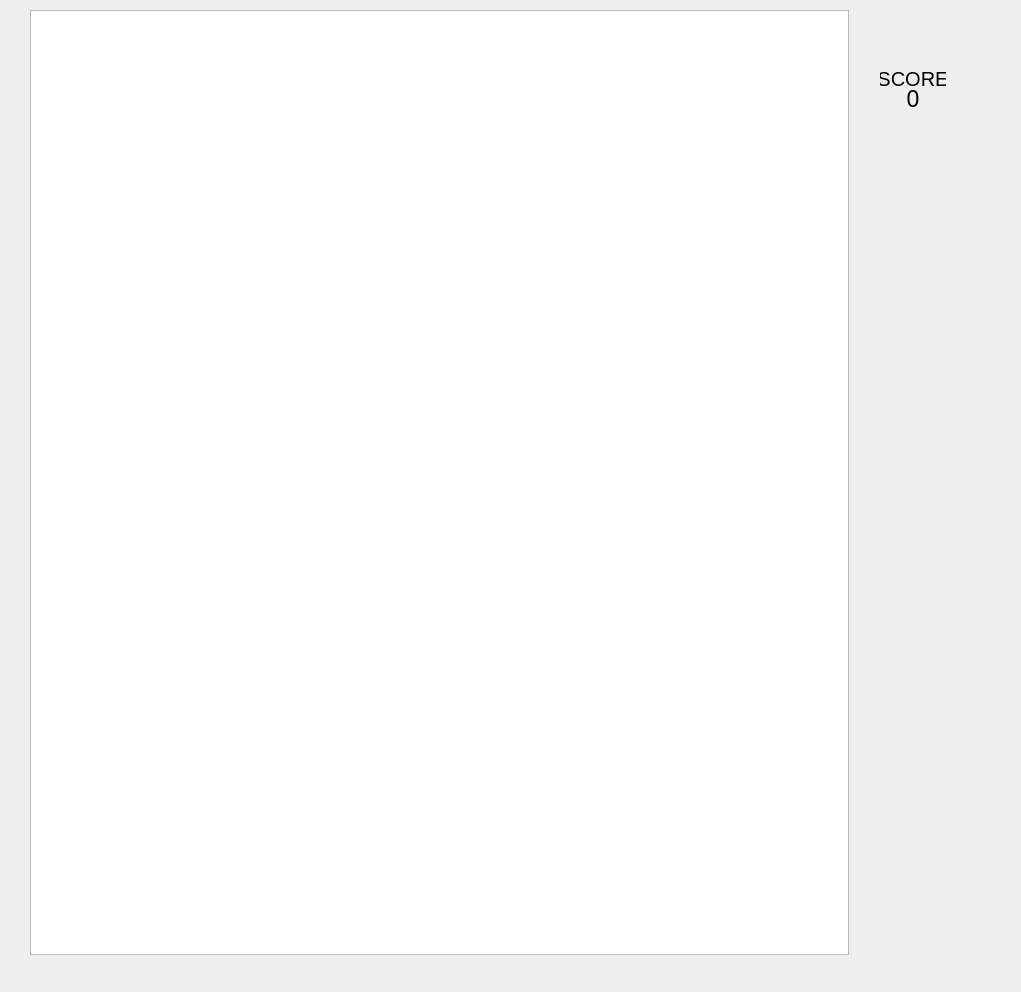
<?xml version="1.0" encoding="UTF-8"?>
<ui version="4.0">
 <class>MainWindow</class>
 <widget class="QMainWindow" name="MainWindow">
  <property name="geometry">
   <rect>
    <x>0</x>
    <y>0</y>
    <width>1021</width>
    <height>992</height>
   </rect>
  </property>
  <property name="windowTitle">
   <string>Game</string>
  </property>
  <widget class="QWidget" name="centralwidget">
   <widget class="QGraphicsView" name="graphicsView">
    <property name="geometry">
     <rect>
      <x>30</x>
      <y>10</y>
      <width>819</width>
      <height>945</height>
     </rect>
    </property>
    <property name="verticalScrollBarPolicy">
     <enum>Qt::ScrollBarAlwaysOff</enum>
    </property>
    <property name="horizontalScrollBarPolicy">
     <enum>Qt::ScrollBarAlwaysOff</enum>
    </property>
   </widget>
   <widget class="QLabel" name="score">
    <property name="geometry">
     <rect>
      <x>880</x>
      <y>90</y>
      <width>66</width>
      <height>17</height>
     </rect>
    </property>
    <property name="font">
     <font>
      <pointsize>17</pointsize>
     </font>
    </property>
    <property name="text">
     <string>0</string>
    </property>
    <property name="alignment">
     <set>Qt::AlignCenter</set>
    </property>
   </widget>
   <widget class="QLabel" name="labelScore">
    <property name="geometry">
     <rect>
      <x>880</x>
      <y>70</y>
      <width>66</width>
      <height>17</height>
     </rect>
    </property>
    <property name="font">
     <font>
      <pointsize>15</pointsize>
     </font>
    </property>
    <property name="text">
     <string>SCORE</string>
    </property>
    <property name="alignment">
     <set>Qt::AlignCenter</set>
    </property>
   </widget>
  </widget>
  <widget class="QMenuBar" name="menubar">
   <property name="geometry">
    <rect>
     <x>0</x>
     <y>0</y>
     <width>1021</width>
     <height>22</height>
    </rect>
   </property>
  </widget>
 </widget>
 <resources/>
 <connections/>
</ui>
